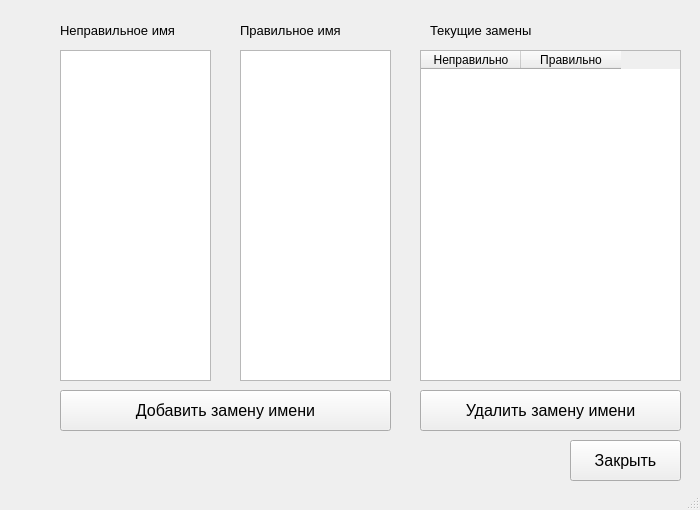
<?xml version="1.0" encoding="UTF-8"?>
<ui version="4.0">
 <class>MainWindow</class>
 <widget class="QMainWindow" name="MainWindow">
  <property name="geometry">
   <rect>
    <x>0</x>
    <y>0</y>
    <width>700</width>
    <height>510</height>
   </rect>
  </property>
  <property name="minimumSize">
   <size>
    <width>700</width>
    <height>510</height>
   </size>
  </property>
  <property name="windowTitle">
   <string>MainWindow</string>
  </property>
  <widget class="QWidget" name="centralwidget">
   <widget class="QTableWidget" name="all_names_widget">
    <property name="geometry">
     <rect>
      <x>420</x>
      <y>50</y>
      <width>261</width>
      <height>331</height>
     </rect>
    </property>
    <column>
     <property name="text">
      <string>Неправильно</string>
     </property>
    </column>
    <column>
     <property name="text">
      <string>Правильно</string>
     </property>
    </column>
   </widget>
   <widget class="QPushButton" name="save_but">
    <property name="geometry">
     <rect>
      <x>570</x>
      <y>440</y>
      <width>111</width>
      <height>41</height>
     </rect>
    </property>
    <property name="font">
     <font>
      <pointsize>12</pointsize>
     </font>
    </property>
    <property name="text">
     <string>Закрыть</string>
    </property>
   </widget>
   <widget class="QPushButton" name="add_name_but">
    <property name="geometry">
     <rect>
      <x>60</x>
      <y>390</y>
      <width>331</width>
      <height>41</height>
     </rect>
    </property>
    <property name="font">
     <font>
      <pointsize>12</pointsize>
     </font>
    </property>
    <property name="text">
     <string>Добавить замену имени</string>
    </property>
   </widget>
   <widget class="QPushButton" name="del_name_but">
    <property name="geometry">
     <rect>
      <x>420</x>
      <y>390</y>
      <width>261</width>
      <height>41</height>
     </rect>
    </property>
    <property name="font">
     <font>
      <pointsize>12</pointsize>
     </font>
    </property>
    <property name="text">
     <string>Удалить замену имени</string>
    </property>
   </widget>
   <widget class="QListWidget" name="bad_names">
    <property name="geometry">
     <rect>
      <x>60</x>
      <y>50</y>
      <width>151</width>
      <height>331</height>
     </rect>
    </property>
   </widget>
   <widget class="QListWidget" name="good_names">
    <property name="geometry">
     <rect>
      <x>240</x>
      <y>50</y>
      <width>151</width>
      <height>331</height>
     </rect>
    </property>
   </widget>
   <widget class="QLabel" name="label">
    <property name="geometry">
     <rect>
      <x>60</x>
      <y>20</y>
      <width>151</width>
      <height>20</height>
     </rect>
    </property>
    <property name="font">
     <font>
      <pointsize>10</pointsize>
     </font>
    </property>
    <property name="text">
     <string>Неправильное имя</string>
    </property>
   </widget>
   <widget class="QLabel" name="label_2">
    <property name="geometry">
     <rect>
      <x>240</x>
      <y>20</y>
      <width>151</width>
      <height>20</height>
     </rect>
    </property>
    <property name="font">
     <font>
      <pointsize>10</pointsize>
     </font>
    </property>
    <property name="text">
     <string>Правильное имя</string>
    </property>
   </widget>
   <widget class="QLabel" name="label_3">
    <property name="geometry">
     <rect>
      <x>430</x>
      <y>20</y>
      <width>151</width>
      <height>20</height>
     </rect>
    </property>
    <property name="font">
     <font>
      <pointsize>10</pointsize>
     </font>
    </property>
    <property name="text">
     <string>Текущие замены</string>
    </property>
   </widget>
  </widget>
  <widget class="QStatusBar" name="statusbar"/>
 </widget>
 <resources/>
 <connections/>
</ui>
